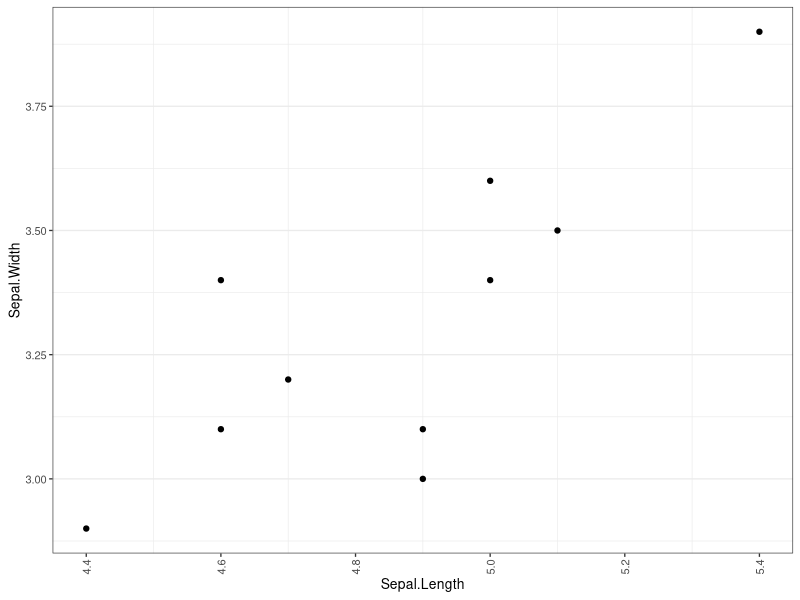

The R script that drew this image: (Note: this script raises an error after producing the figure.)
## ---- chunk 1

library(ggplot2) # For plotting
library(tidyverse) # For tidy manipulation of data
library(stringr) # For string manipulation

knitr::opts_chunk$set(echo = T, warning = F, message = F)

# Set defaults for ggplots 
theme_rhr <- theme_set(
  theme_bw(base_family = "Helvetica",
           base_size = 10) + 
  theme(panel.grid.major.x = element_blank(),
        legend.position = "top",
        axis.text.x = element_text(angle = 90, hjust = 1, vjust = 0.5),
        axis.title.y = element_text(vjust = 0.6),
        panel.spacing = unit(0.1, "lines"))
)

## ---- chunk 2

iris_10 <- data.frame(iris[1:10,]) 

iris_10 %>% 
    ggplot(aes(x = Sepal.Length,
               y = Sepal.Width)
    ) +
    geom_point()

## ---- chunk 3
# Session info
library("sessioninfo")
options(width = 120)
session_info()
